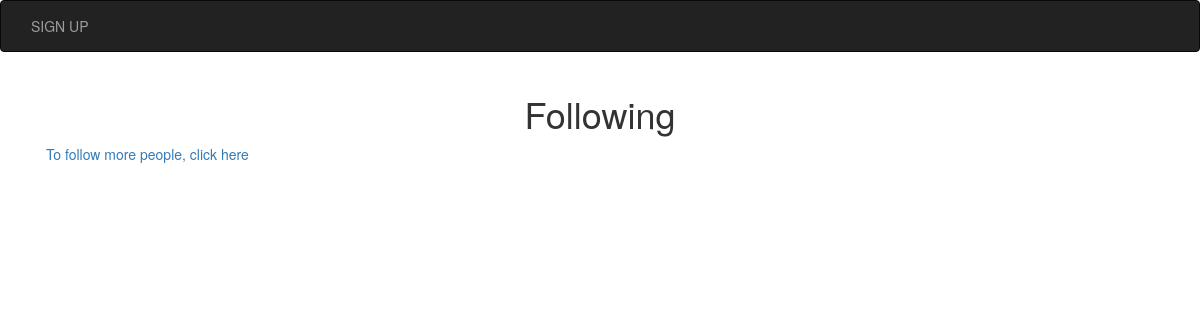
The page /Rohan Chacko/following (signed in) on the database as committed earlier.
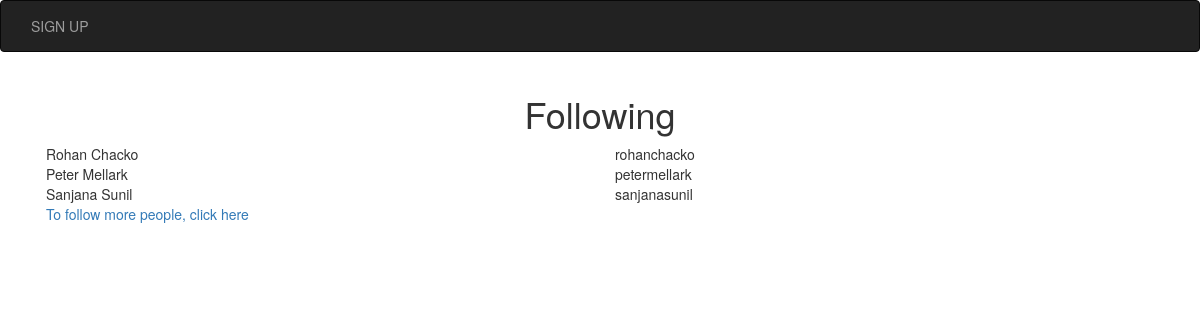
The same page on the database as committed later.
### models.py (models this page shows, shortened)
class User(UserMixin, db.Model):
    id = db.Column('user_id', db.Integer, primary_key=True, autoincrement=True)
    username = db.Column('username', db.String(64), unique=True, nullable=False)
    name = db.Column('name', db.String(120), unique=False, nullable=False)
    dob = db.Column('date_of_birth', db.DateTime, nullable=False)
    email = db.Column('email', db.String(64), nullable=False, unique=True)
    registration_time = db.Column('registration_time',db.DateTime, default=datetime.utcnow)
    password_hash = db.Column('password_hash',db.String(80), nullable=False)
    remember_me = db.Column('remember_me', db.Boolean, unique=False, default=False)
    profile_picture_filename = db.Column('profile_picture_filename', db.String(64))
    profile_picture_url = db.Column('profile_picture_url', db.String(64))
    followed = db.relationship(
    'User', secondary=followers,
    primaryjoin=(followers.c.follower_id == id),
    secondaryjoin=(followers.c.followed_id == id),
    backref=db.backref('followers', lazy='dynamic'), lazy='dynamic')
    tasks = db.relationship(
        'Task',
        backref=db.backref('user', lazy='joined'),
        cascade="all, delete-orphan",
        passive_deletes=True
    )
    lists = db.relationship(
        'List',
        backref=db.backref('user', lazy='joined'),
        cascade="all, delete-orphan",
        passive_deletes=True
    )
    def all_followed(self):
        return self.followed.all()

### app.py (the view)
@app.route('/<user_name>/following', methods = ['POST', 'GET'])
@login_required
def following(user_name):
    following = current_user.all_followed()
    return render_template('following.html',following=following,username=user_name)

### app.py (called while the page is built)
@login_manager.user_loader
def load_user(user_id):
    return User.query.get(int(user_id))

### models.py (called while the page is built)
@event.listens_for(engine.Engine, 'connect')
def __set_sqlite_pragma(db_conn, conn_record):
    cursor = db_conn.cursor()
    cursor.execute('PRAGMA foreign_keys=ON;')
    cursor.close()

### templates/following.html
{% extends 'base.html' %}
{% block content %}
    <div class="row">
        <div class="col-sm-3"></div>
        <div class="col-sm-6 caption1 align="center"">
            <h1>Following</h1>
        </div>
        <div class="col-sm-3"></div>
    </div>
    <div class="container-fluid">
    {% if following %}
    {% for user in following %}
    <div class="row">
        <div class="col-sm-6">{{user.name}}</div>
        <div class="col-sm-6">{{user.username}}</div>
    </div>
    {% endfor %}
    {% endif %}
    <div><a href="/{{username}}/follow">To follow more people, click here</a></div>
</div>
</div>
{% endblock %}

Rows that differ between the two databases and show on the page:
now on this page (row edited): User: name "Rohan Chacko", username "rohanchacko"
now on this page (row edited): User: name "Peter Mellark", username "petermellark"
added User: name "Sanjana Sunil", username "sanjanasunil"
